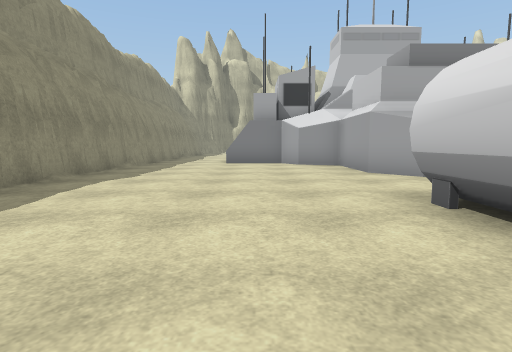
View 1 (above)

24 first-person views from a walk through a scene from a Unity 3-D project. The camera is 1.2 m above the floor, tilts 6° down and sees 80° across. The floor is counted in squares, 2 m on a side. Each view is taken from the middle of a square. On the plan, view 1 faces up. The plan holds only what a view shows up to about 9 squares ahead; the rest is blank. The place goes on beyond the plan. The player character is not drawn. Some surface patterns are stand-ins.

View 2
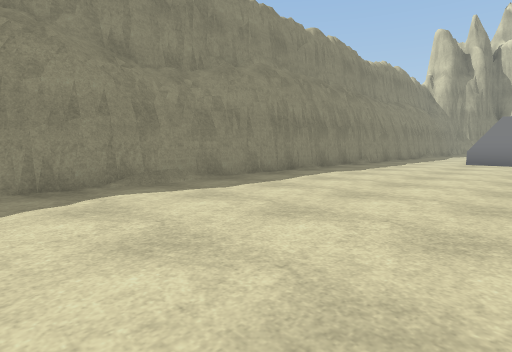

View 3
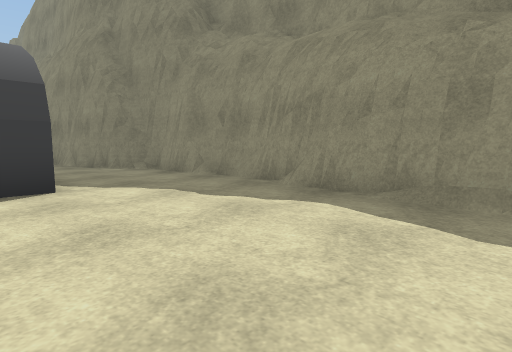

View 4
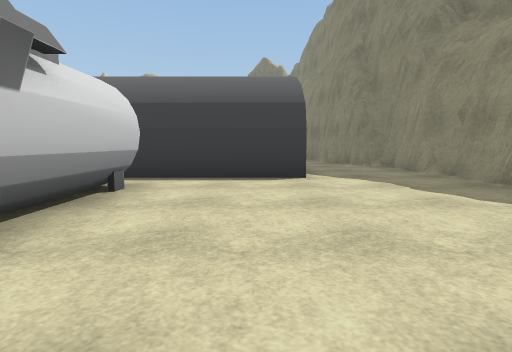

View 5
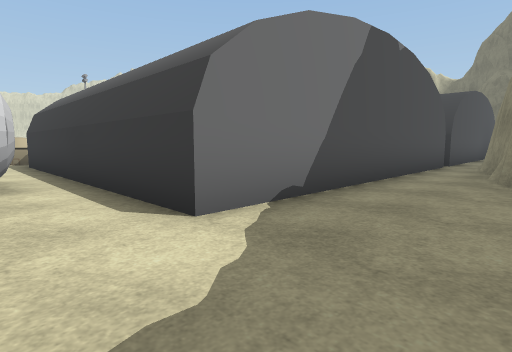

View 6
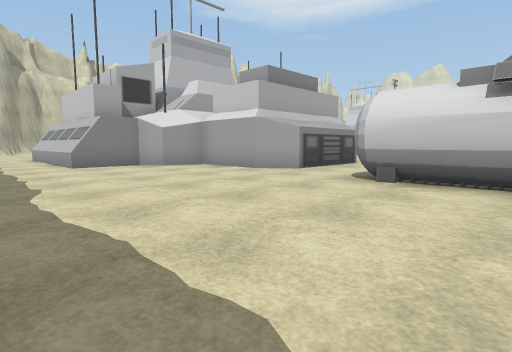

View 7
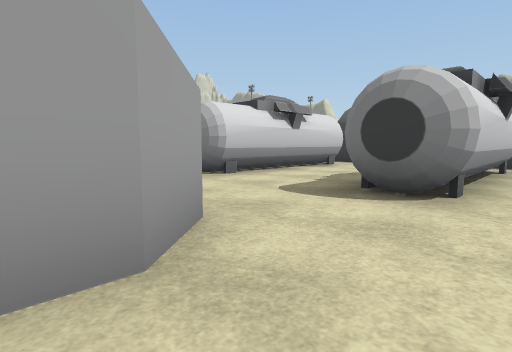

View 8
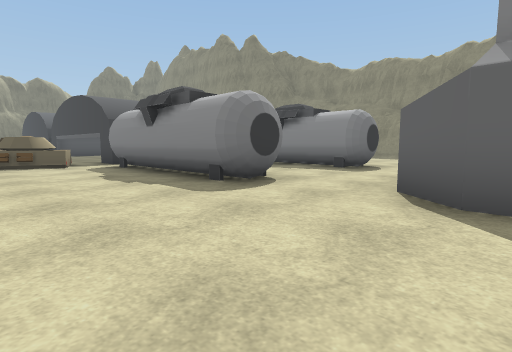

View 9
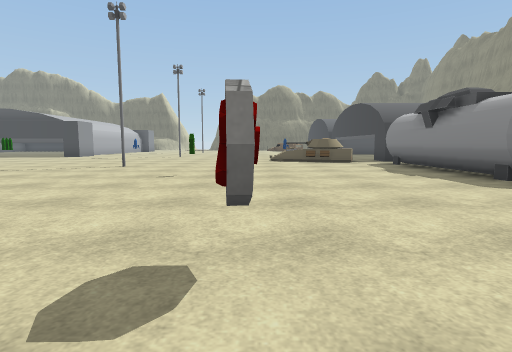

View 10
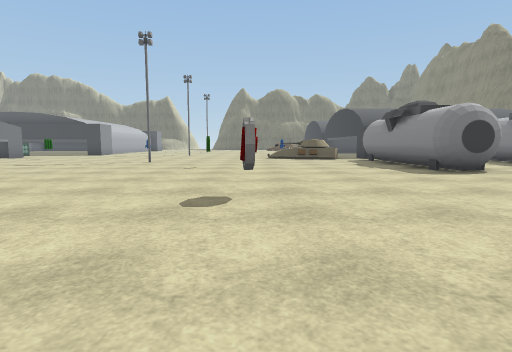

View 11
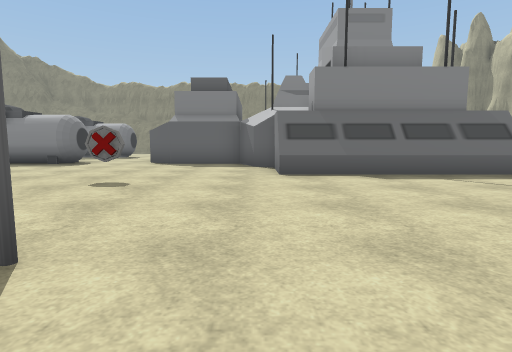

View 12
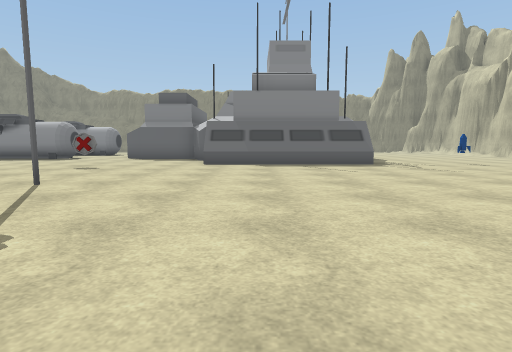

View 13
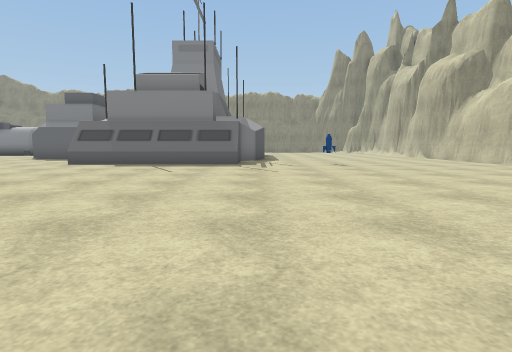

View 14
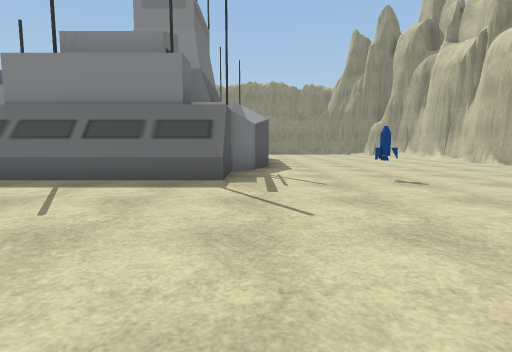

View 15
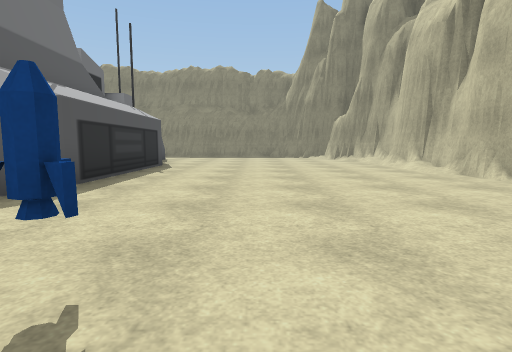

View 16
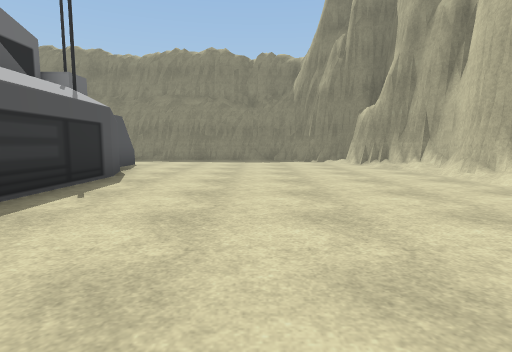

View 17
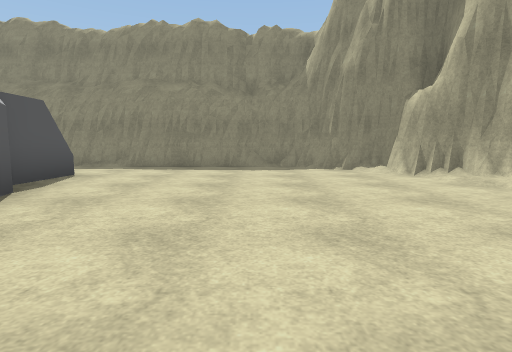

View 18
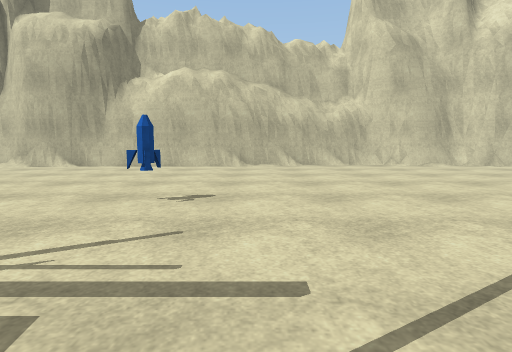

View 19
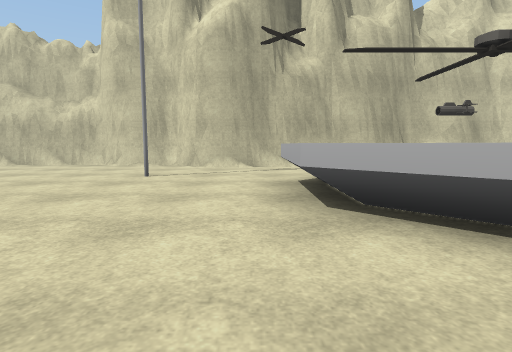

View 20
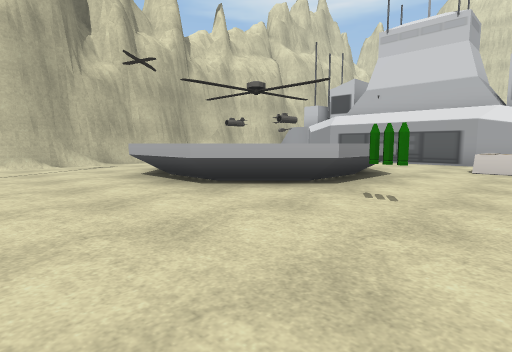

View 21
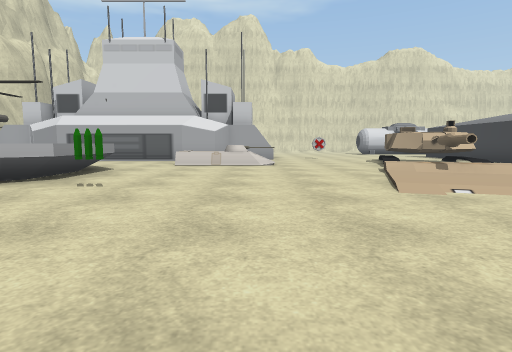

View 22
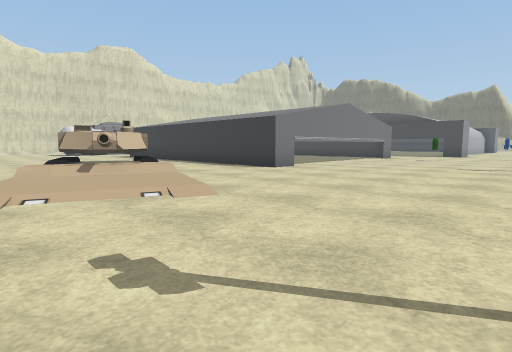

View 23
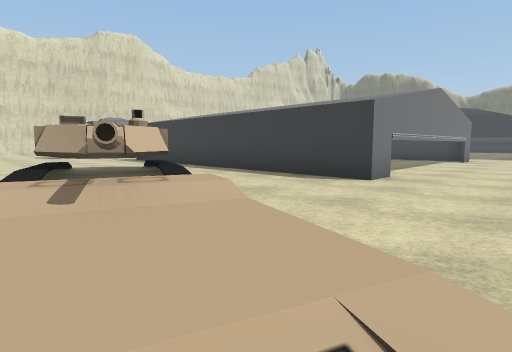

View 24
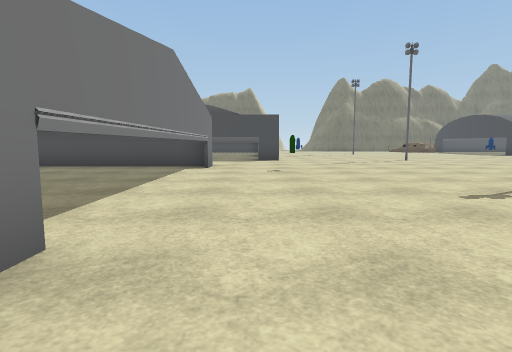

### Floor plan
Key: @ floor where view 1 was taken; # wall or solid block; . main floor; : floor 0.25 m higher than the main floor; + floor 0.5 m higher than the main floor; / step, stairs or slope; = window, fence, low wall or low ledge; ^ raised ledge; A ammo; G gun; O other object.
Columns run from 4 left of view 1 to 26 right of it. Each row starts with its distance up from view 1.
 23        ###     ################
 22    #####/##...........##...
 21  ###......................
 20  #...................#.../
 19 ##....................../
 18 #.......................
 17 #.............O.........
 16 #.......................#   /..
 15 #.....######.............///...
 14 #..####    ####.........A....O
 13 #. #          #..............O
 12   .#          #..............
 11   .#          #...............
 10   .####     ###.........//....
  9 #.....##   ##...........:://...
  8 #......#   ........#....::GG/#.
  7 #......#  #....O........./+..#^
  6 #......####................//^
  5 #.............................
  4 #.........................#####
  3 #.....##..##..............=
  2 #.....##..##....O.........=
  1 #.....##..##..............=.
  0 #...@.#  .##.......#......=..
 -1 #.....#  .##..............=..
 -2 #...........OO    .....O..=...
 -3 #..######## OO   .........#####
 -4 #..#             .........
 -5 #..#
 -6 ##.#
 -7  #.#
 -8  #.#
 -9  ###
-10    #
-11    #
-12    #

Where each view was taken, in squares from view 1:
view 1: 0 up, 0 right, facing up
view 2: 1 down, 1 right, facing up-left
view 3: 2 up, 0 right, facing down-left
view 4: 3 up, 0 right, facing down
view 5: 1 down, 3 left, facing down-right
view 6: 1 up, 3 left, facing up-right
view 7: 7 up, 1 right, facing down-right
view 8: 7 up, 10 right, facing down-left
view 9: 8 up, 11 right, facing down
view 10: 10 up, 11 right, facing down
view 11: 9 up, 16 right, facing left
view 12: 11 up, 19 right, facing left
view 13: 15 up, 19 right, facing left
view 14: 15 up, 15 right, facing left
view 15: 18 up, 11 right, facing left
view 16: 18 up, 8 right, facing left
view 17: 18 up, 5 right, facing left
view 18: 14 up, 11 right, facing up
view 19: 14 up, 19 right, facing up
view 20: 13 up, 17 right, facing up-right
view 21: 12 up, 16 right, facing right
view 22: 10 up, 16 right, facing down-right
view 23: 9 up, 19 right, facing down-right
view 24: 5 up, 20 right, facing down
